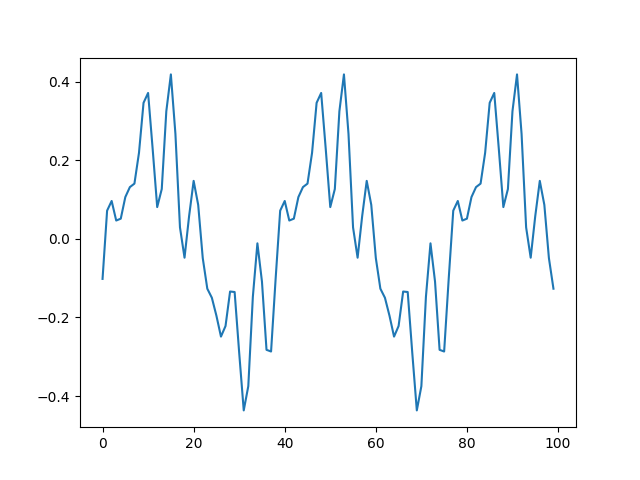

Python code for this plot:
import numpy as np
import random
from matplotlib import pyplot as plt

def generate_seasonality(length: int = 100):
    max_period = random.randint(10, min(length // 2, 50))
    base_freq = 1 / max_period
    num_freqs = random.randint(1, 5)
    # possible_freq_multiples = [2**i for i in range(5)]
    possible_freq_multiples = [2, 3, 4, 5, 6, 7, 8, 9, 10]
    freq_multiples = [1]
    additional_freqs = random.sample(possible_freq_multiples, num_freqs - 1)
    freq_multiples.extend(additional_freqs)
    freq_multiples.sort()

    trend_std = 1
    seasonality = np.zeros(length)
    phases = []
    amplitudes = []
    for freq_multiple in freq_multiples:
        phase = random.uniform(0, 2 * np.pi)
        phases.append(phase)
        amplitude = random.uniform(0.2, 0.4) * trend_std / (freq_multiple**0.5)
        amplitudes.append(amplitude)
        seasonality += amplitude * np.sin(
            2 * np.pi * freq_multiple * base_freq * np.arange(length) + phase
        )
    plt.plot(seasonality)
    plt.savefig("test.png")
    return max_period, num_freqs, additional_freqs, phases, amplitudes


if __name__ == "__main__":
    max_period, num_freqs, additional_freqs, phases, amplitudes = generate_seasonality()
    print(max_period, num_freqs, additional_freqs, phases, amplitudes)
